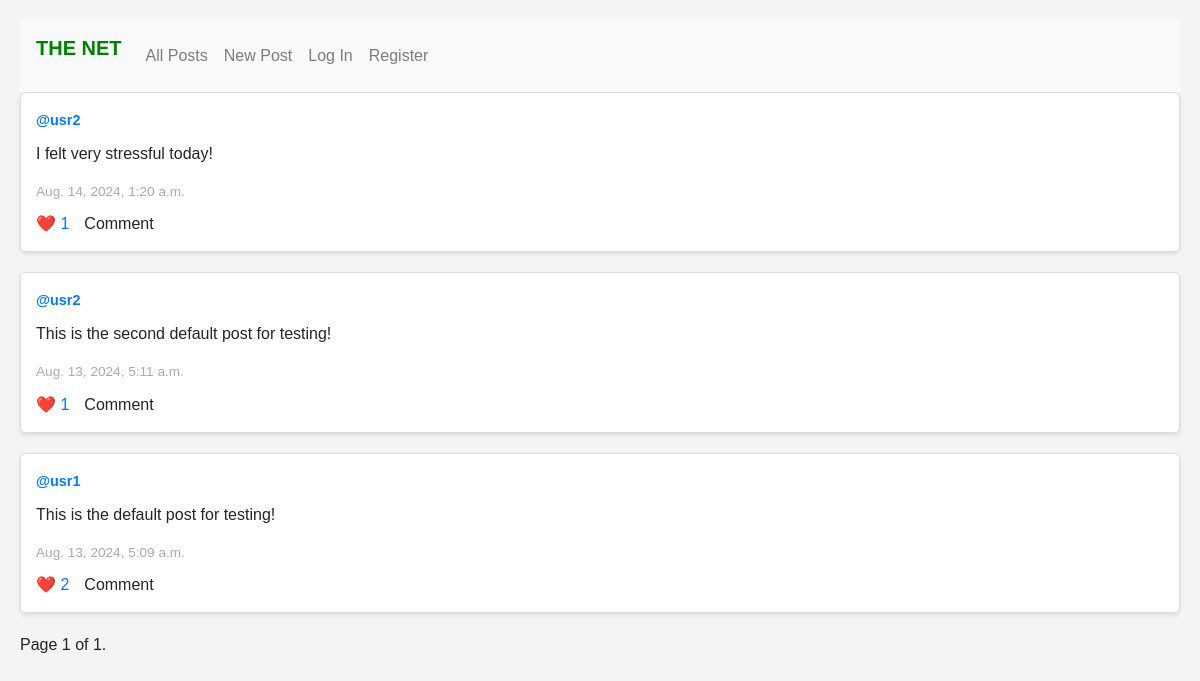
The app's page /, older data.
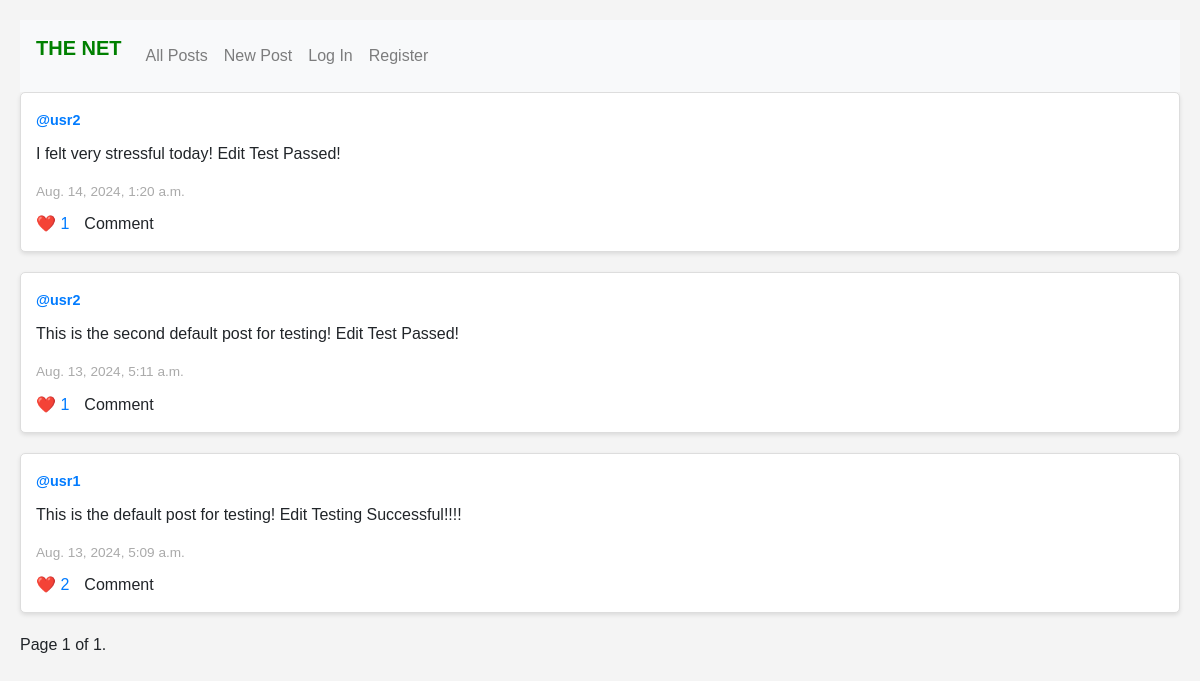
The same page, newer data.
### network/models.py (models this page shows, shortened)
class Post(models.Model):
    poster = models.ForeignKey(User, on_delete=models.CASCADE, related_name="posters")
    content = models.TextField()
    time = models.DateTimeField(auto_now_add=True)
    likes = models.IntegerField(default=0)

class User(AbstractUser):
    joined_at = models.DateTimeField(auto_now_add=True)
    pts = models.IntegerField(default=0)
    flwers = models.IntegerField(default=0)
    flwings = models.IntegerField(default=0)

### network/views.py (the view)
# urls.py: path("", views.index, name="index"),
def index(request):
    posts = Post.objects.all()[::-1]
    paginator = Paginator(posts, 10)
    page_number = request.GET.get('page', 1)
    page_obj = paginator.get_page(page_number)
    return render(request, "network/index.html", {
        "page_obj": page_obj
    })

### network/templates/network/index.html (shortened to what this page needs)
{% extends "network/layout.html" %}
{% load custom_tags %}
{% block body %}
    <div class="feed-container">
        {% for post in page_obj %}
            <div class="post-box">
                <div class="post-header">
                    <span class="poster-name">
                        <strong>
                            <a href="{% url 'profile' post.poster.id %}" >@{{ post.poster.username }}</a>
                        </strong>
                    </span>
                </div>
                <div class="post-content">
                    <p>{{ post.content }}</p>
                </div>
                <div class="post-meta">
                    <span class="post-time">{{ post.time }}</span>
                </div>
                <div class="post-actions">
                    {% if user.is_authenticated %}
                        <button id="like_btn" data-postid="{{ post.id }}" data-url="{% url 'like' %}">
                            <span class="like-section">
                                <span id="n_like{{ post.id }}">
                                    {% is_liking post user as liking %}
                                    {% if not liking %}
                                        ❤️
                                    {% else %}
                                        💔
                                    {% endif %}{{ post.likes }}
                                </span>
                            </span>
                        </button>
                    {% else %}
                        <span class="like-section">
                            <a href="{% url 'login' %}">❤️ {{ post.likes }}</a>
                        </span>
                    {% endif %}
                    <span class="comment-section">Comment</span>
                </div>
            </div>
        {% empty %}
            <h1>No posts here.</h1>
        {% endfor %}
        <div class="pagination">
            <span class="step-links">
                <span class="current">
                    Page {{ page_obj.number }} of {{ page_obj.paginator.num_pages }}.
                </span>
            </span>
        </div>
    </div>
{% endblock %}

Row changes from the older to the newer data that the page shows:
changed Post: content "I felt very stressful today!" → "I felt very stressful today! Edit Test Passed!"
changed Post: content "This is the second default post for testing!" → "This is the second default post for testing! Edit Test Passed!"
changed Post "usr1": content "This is the default post for testing!" → "This is the default post for testing! Edit Testing Successful!!!!"
